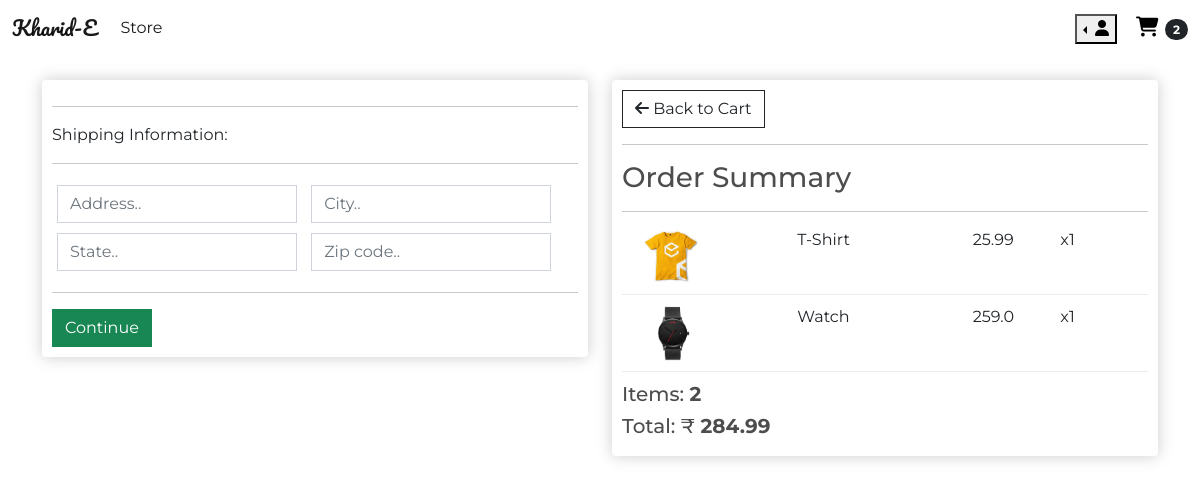
Screenshot of /checkout/ (signed in) with the database file from the repository.
### store/models.py (models this page shows, shortened)
class OrderItem(models.Model):
	product = models.ForeignKey(Product, on_delete=models.SET_NULL, null=True)
	order = models.ForeignKey(Order, on_delete=models.SET_NULL, null=True)
	quantity = models.IntegerField(default=0, null=True, blank=True)
	date_added = models.DateTimeField(auto_now_add=True)
	@property
	def get_total(self):
		return self.product.price * self.quantity

class Product(models.Model):
	name = models.CharField(max_length=200)
	description = models.TextField(null=True, blank=True)
	color = models.CharField(max_length=200, null=True, blank=True)
	model = models.CharField(max_length=200, null=True, blank=True)
	price = models.FloatField()
	digital = models.BooleanField(default=False, null=True, blank=True)
	image = models.ImageField(null=True, blank=True)
	category = models.ForeignKey(Category, on_delete=models.SET_NULL, blank=True, null=True)
	@property
	def imageURL(self):
		try:
			url=self.image.url
		except:
			url=''
		return url

class Order(models.Model):
	customer = models.ForeignKey(Customer, on_delete=models.SET_NULL, blank=True, null=True)
	date_ordered = models.DateTimeField(auto_now_add=True)
	complete = models.BooleanField(default=False)
	transaction_id = models.CharField(max_length=100, null=True)
	@property
	def get_cart_total(self):
		orderitems = self.orderitem_set.all()
		total = sum([item.get_total for item in orderitems])
		return total
	@property
	def get_cart_items(self):
		orderitems = self.orderitem_set.all()
		total = sum([item.quantity for item in orderitems])
		return total
	@property
	def shipping(self):
		shipping=False
		orderitems=self.orderitem_set.all()
		for i in orderitems:
			if i.product.digital==False:
				shipping=True
		return shipping

### store/views.py (the view)
# urls.py: path('checkout/', views.checkout, name='checkout'),
def checkout(request):
	data = cartData(request)
	cartItems = data['cartItems']
	order = data['order']
	items = data['items']
	context={
		'items': items,
		'order': order,
		'cartItems': cartItems,
	}
	return render(request,'store/checkout.html',context)

### store/utils.py (called while the page is built)
def cartData(request):
	if request.user.is_authenticated:
		customer = request.user.customer
		order, created = models.Order.objects.get_or_create(customer=customer, complete=False)
		items = order.orderitem_set.all()
		cartItems = order.get_cart_items
	else:
		cookieData = cookieCart(request)
		cartItems = cookieData['cartItems']
		order = cookieData['order']
		items = cookieData['items']
	return {'cartItems':cartItems ,'order':order, 'items':items}

### templates/store/checkout.html (shortened to what this page needs)
{% extends 'main.html' %}
{% load static %}
{% block content %}
<div class="row">
	<div class="col-lg-6">
		<div class="box-element" id="form-wrapper">
			<form id="form">
				<div id="shipping-info">
					<hr>
					<p>Shipping Information:</p>
					<hr>
					<div class="form-field">
						<input class="form-control" type="text" name="address" placeholder="Address..">
					</div>
					<div class="form-field">
						<input class="form-control" type="text" name="city" placeholder="City..">
					</div>
					<div class="form-field">
						<input class="form-control" type="text" name="state" placeholder="State..">
					</div>
					<div class="form-field">
						<input class="form-control" type="text" name="zipcode" placeholder="Zip code..">
					</div>
				</div>
				<hr>
				<input id="form-button" class="btn btn-success btn-block" type="submit" value="Continue">
			</form>
		</div>
		<br>
	</div>
	<div class="col-lg-6">
		<div class="box-element">
			<a  class="btn btn-outline-dark" href="{% url 'cart' %}"><i class="fas fa-arrow-left"></i> Back to Cart</a>
			<hr>
			<h3>Order Summary</h3>
			<hr>
			{% for item in items %}
			<div class="cart-row">
				<div style="flex:2"><img class="row-image" src="{{ item.product.imageURL }}"></div>
				<div style="flex:2"><p>{{ item.product.name }}</p></div>
				<div style="flex:1"><p>{{ item.product.price }}</p></div>
				<div style="flex:1"><p>x{{ item.quantity }}</p></div>
			</div>
			{% endfor %}
			<h5>Items:   <strong>{{ order.get_cart_items }}</strong></h5>
			<h5>Total:   &#8377; <strong>{{ order.get_cart_total|floatformat:2 }} </strong></h5>
		</div>
	</div>
</div>
{% endblock %}

### static/css/main.css (style rules this page uses)
* { font-family: 'Montserrat', sans-serif; }
body { background-color: hsl(0, 0%, 98%); }
h1,h2,h3,h4,h5,h6 { color:hsl(0, 0%, 30%); }
.btn { border-radius: 0px; }
.box-element { box-shadow:hsl(0, 0%, 80%) 0 0 16px; background-color: #fff; border-radius: 4px; padding: 10px; }
.col-lg-4, .col-lg-6, .col-lg-8, .col-lg-12 { margin-top: 10px; }
.btn { border-radius: 0; }
.row-image { width: 100px; }
.form-field { width:250px; display: inline-block; padding: 5px; }
.cart-row { display: flex; align-items: flex-stretch; padding-bottom: 10px; margin-bottom: 10px; border-bottom: 1px solid #ececec; }

### templates/main.html (style rules this page uses)
.btn { border-radius: 0px; }
a { text-decoration: none; color: black; }
.form-control, .btn { min-height: 38px; border-radius: 0px; }

### rows the page displays
OrderItem: product.imageURL (picture), product.name "T-Shirt", product.price "25.99", quantity "1"
OrderItem: product.imageURL (picture), product.name "Watch", product.price "259.0", quantity "1"
Order: get_cart_items "2", get_cart_total "284.99"

### other values shown
{{ cartItems }} "2"
